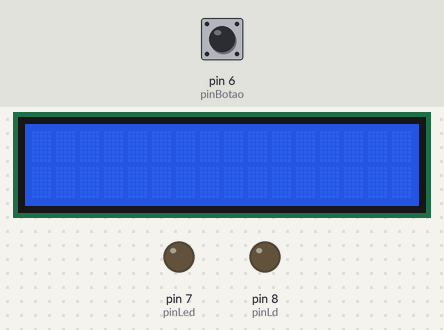
Bench run of a sketch on a simulated Arduino Uno, built with avr-gcc and run on an emulated ATmega328P. Shown: 16×2 character LCD, output pins drawn as LEDs (lit = HIGH). The test bench sets the inputs (shaded band); at power-on: pin 6 (pinBotao) LOW. What the sketch prints to the serial monitor is not drawn.

Above: at 1.2 s.
1.3 s: pin 6 (pinBotao) pulled HIGH for 0.15 s
At 2.7 s:
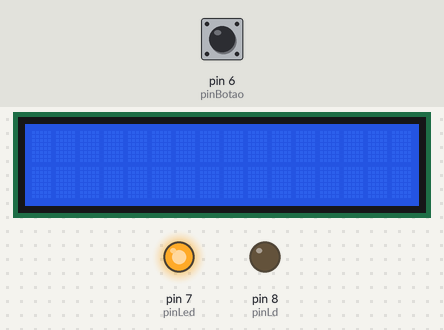
Timing chart, 0 to 4.3 s (numbered marks = the images above; inputs shaded):
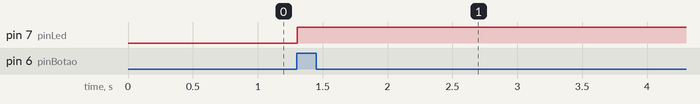

Measured:
- after the input at 1.3 s, pin 7 (pinLed): LOW → HIGH at once

The sketch:

copy_of_shiny_esboo_jaagub1.ino
```cpp
#include <LiquidCrystal.h>


LiquidCrystal lcd(12, 11, 5, 4, 3, 2);

int leitura = 0;      // Faz a leitura do botão
int pinBotao = 6;
int pinLed = 7;
int pinLd = 8;
int botaoAnterior = 0;
bool ligar = false;

void setup()
{
  lcd.begin(16, 2);
  pinMode(pinBotao, INPUT);
  pinMode(pinLed, OUTPUT);
  pinMode(pinLd, OUTPUT);
  Serial.begin(9600);
}
void loop()
{
  Serial.println(leitura);
  leitura = digitalRead(pinBotao);//lê o valor do botão
  if (leitura == 1 && botaoAnterior == 0) //se botão pressionado
  {
    if (ligar == false) {
    digitalWrite(pinLed, 1);
    digitalWrite(pinLd, 0);
    ligar = true;
  }
  else if (ligar == true)
  {
    digitalWrite(pinLed, 0);
    digitalWrite(pinLd, 1);
    ligar = false;
}
  botaoAnterior = leitura;//atualiza o estado do botão
}

}
```
